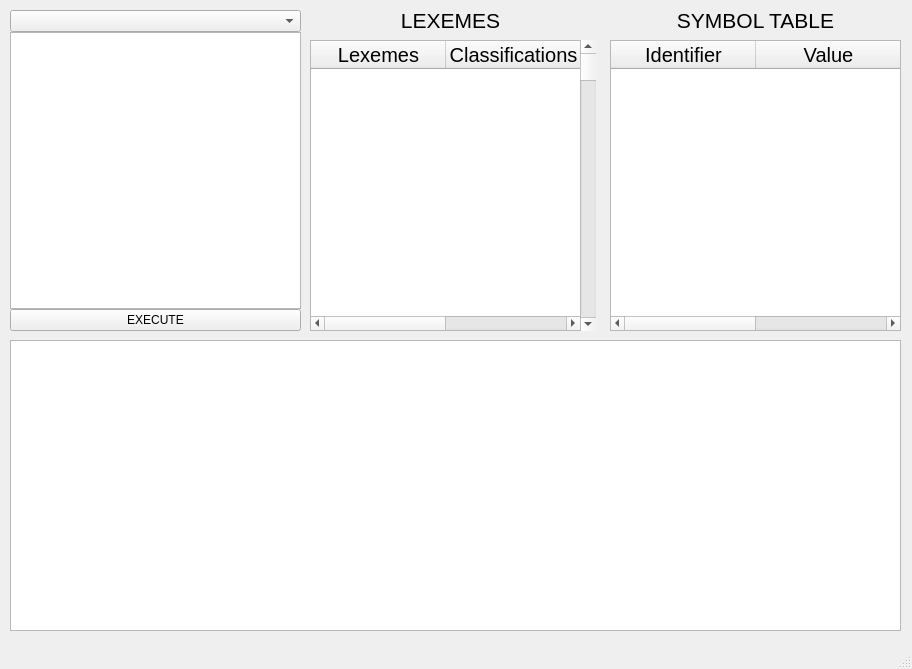
<?xml version="1.0" encoding="UTF-8"?>
<ui version="4.0">
 <class>MainWindow</class>
 <widget class="QMainWindow" name="MainWindow">
  <property name="geometry">
   <rect>
    <x>0</x>
    <y>0</y>
    <width>912</width>
    <height>669</height>
   </rect>
  </property>
  <property name="windowTitle">
   <string>CMSC 124 Project LOL Interpreter</string>
  </property>
  <widget class="QWidget" name="centralwidget">
   <widget class="QTextBrowser" name="textBrowser_2">
    <property name="geometry">
     <rect>
      <x>10</x>
      <y>340</y>
      <width>891</width>
      <height>291</height>
     </rect>
    </property>
   </widget>
   <widget class="QTableWidget" name="tableWidget">
    <property name="geometry">
     <rect>
      <x>310</x>
      <y>40</y>
      <width>271</width>
      <height>291</height>
     </rect>
    </property>
    <property name="font">
     <font>
      <pointsize>15</pointsize>
     </font>
    </property>
    <attribute name="horizontalHeaderDefaultSectionSize">
     <number>135</number>
    </attribute>
    <column>
     <property name="text">
      <string>Lexemes</string>
     </property>
    </column>
    <column>
     <property name="text">
      <string>Classifications</string>
     </property>
    </column>
   </widget>
   <widget class="QScrollBar" name="verticalScrollBar">
    <property name="geometry">
     <rect>
      <x>580</x>
      <y>40</y>
      <width>16</width>
      <height>291</height>
     </rect>
    </property>
    <property name="orientation">
     <enum>Qt::Orientation::Vertical</enum>
    </property>
   </widget>
   <widget class="QLabel" name="label">
    <property name="geometry">
     <rect>
      <x>310</x>
      <y>10</y>
      <width>281</width>
      <height>21</height>
     </rect>
    </property>
    <property name="font">
     <font>
      <pointsize>16</pointsize>
     </font>
    </property>
    <property name="text">
     <string>LEXEMES</string>
    </property>
    <property name="alignment">
     <set>Qt::AlignmentFlag::AlignCenter</set>
    </property>
   </widget>
   <widget class="QTableWidget" name="tableWidget_2">
    <property name="geometry">
     <rect>
      <x>610</x>
      <y>40</y>
      <width>291</width>
      <height>291</height>
     </rect>
    </property>
    <property name="font">
     <font>
      <pointsize>15</pointsize>
     </font>
    </property>
    <attribute name="horizontalHeaderDefaultSectionSize">
     <number>145</number>
    </attribute>
    <column>
     <property name="text">
      <string>Identifier</string>
     </property>
    </column>
    <column>
     <property name="text">
      <string>Value</string>
     </property>
    </column>
   </widget>
   <widget class="QLabel" name="label_2">
    <property name="geometry">
     <rect>
      <x>610</x>
      <y>10</y>
      <width>291</width>
      <height>21</height>
     </rect>
    </property>
    <property name="font">
     <font>
      <pointsize>16</pointsize>
     </font>
    </property>
    <property name="text">
     <string>SYMBOL TABLE</string>
    </property>
    <property name="alignment">
     <set>Qt::AlignmentFlag::AlignCenter</set>
    </property>
   </widget>
   <widget class="QWidget" name="">
    <property name="geometry">
     <rect>
      <x>10</x>
      <y>10</y>
      <width>291</width>
      <height>321</height>
     </rect>
    </property>
    <layout class="QVBoxLayout" name="verticalLayout">
     <property name="spacing">
      <number>0</number>
     </property>
     <property name="leftMargin">
      <number>0</number>
     </property>
     <item alignment="Qt::AlignmentFlag::AlignTop">
      <widget class="QComboBox" name="comboBox"/>
     </item>
     <item>
      <widget class="QTextBrowser" name="textBrowser">
       <property name="enabled">
        <bool>true</bool>
       </property>
      </widget>
     </item>
     <item alignment="Qt::AlignmentFlag::AlignBottom">
      <widget class="QPushButton" name="pushButton">
       <property name="text">
        <string>EXECUTE</string>
       </property>
      </widget>
     </item>
    </layout>
   </widget>
  </widget>
  <widget class="QStatusBar" name="statusbar"/>
 </widget>
 <resources/>
 <connections/>
</ui>
